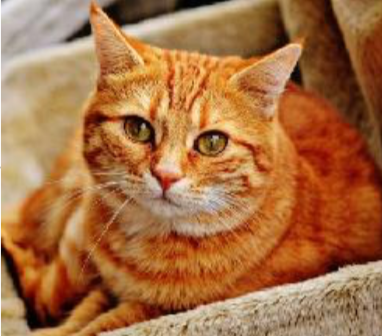
#> input picture Python_OpenCV course/img_change/cat.png, 382 x 336 px
$ python 02.py
#> lines starting #> are read from the running program, lines starting #| are printed output that depends on the picture
#이미지 위치 변경
import  cv2
import numpy as np

img=cv2.imread('cat.png')
#> img is the input picture: shape (336, 382, 3); mean B, G, R 67.3, 111, 166.5

height,width=img.shape[:2]
#> height = 336; width = 382

M=np.float32([[1,0,50],[0,1,10]])
dst=cv2.warpAffine(img,M,(width,height))
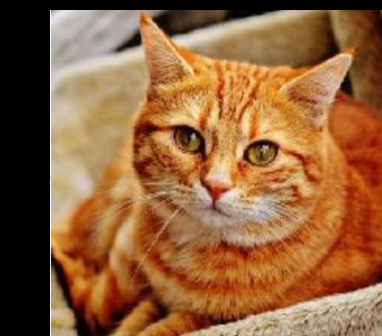
#> dst: shape (336, 382, 3); mean B, G, R 59.5, 97.9, 144.7
cv2.imshow('img',dst)
cv2.waitKey(0)
